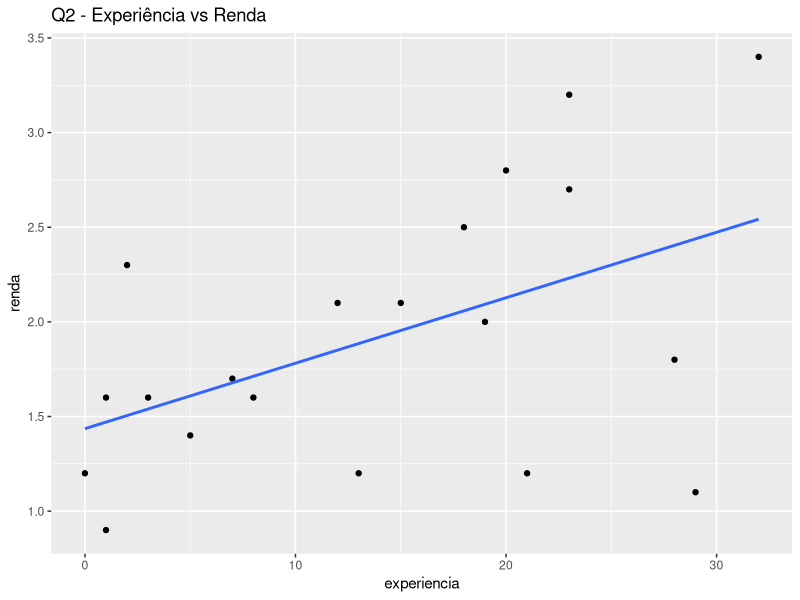
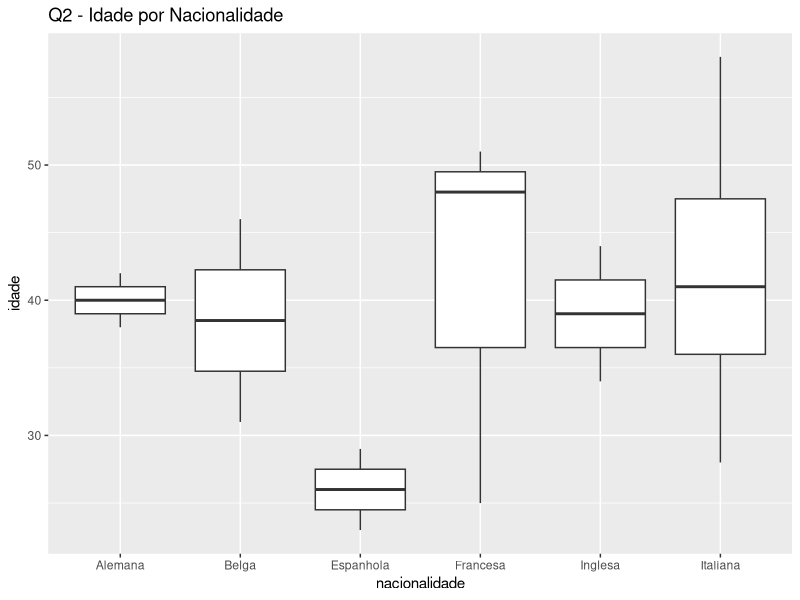
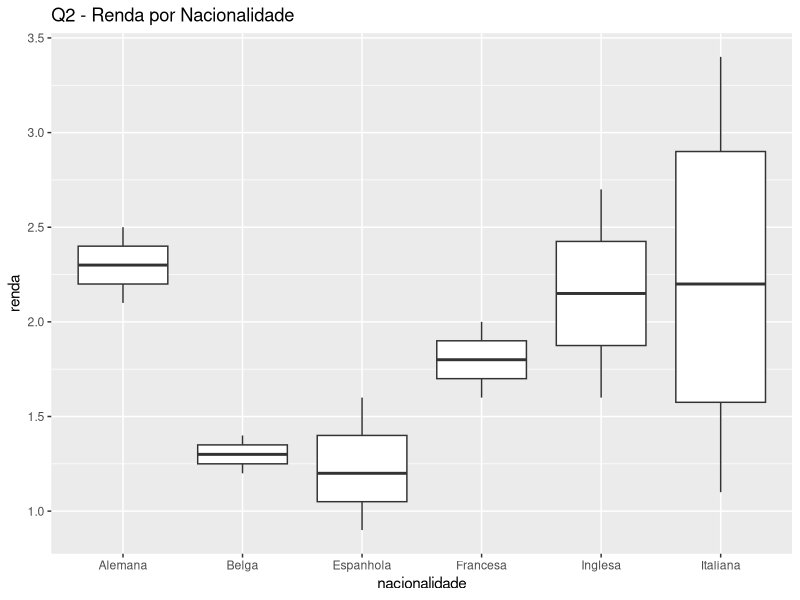

The R source for these figures, in order:
# Q2 — Seleção de candidatos
suppressPackageStartupMessages({ library(tidyverse) })
dir.create("figs", showWarnings = FALSE)

df <- tribble(
 ~idade, ~nacionalidade, ~renda, ~experiencia,
 28, "Italiana", 2.3,  2,
 34, "Inglesa",  1.6,  8,
 46, "Belga",    1.2, 21,
 26, "Espanhola",0.9,  1,
 37, "Italiana", 2.1, 15,
 29, "Espanhola",1.6,  3,
 51, "Francesa", 1.8, 28,
 31, "Belga",    1.4,  5,
 39, "Italiana", 1.2, 13,
 43, "Italiana", 2.8, 20,
 58, "Italiana", 3.4, 32,
 44, "Inglesa",  2.7, 23,
 25, "Francesa", 1.6,  1,
 23, "Espanhola",1.2,  0,
 52, "Italiana", 1.1, 29,
 42, "Alemana",  2.5, 18,
 48, "Francesa", 2.0, 19,
 33, "Italiana", 1.7,  7,
 38, "Alemana",  2.1, 12,
 46, "Italiana", 3.2, 23
)

res_geral <- df |> summarise(
  idade_media = mean(idade), idade_mediana = median(idade), idade_dp = sd(idade),
  renda_media = mean(renda), renda_mediana = median(renda), renda_dp = sd(renda),
  exp_media   = mean(experiencia), exp_mediana = median(experiencia), exp_dp = sd(experiencia)
)
print(res_geral)

res_nat <- df |> group_by(nacionalidade) |>
  summarise(renda_media = mean(renda), exp_media = mean(experiencia), .groups = "drop") |>
  arrange(desc(renda_media))
print(res_nat)

cor_exp_renda <- cor(df$experiencia, df$renda, method = "pearson")
cat("cor(exp, renda) =", cor_exp_renda, "\n")

g1 <- ggplot(df, aes(experiencia, renda)) +
  geom_point() + geom_smooth(method = "lm", se = FALSE) +
  ggtitle("Q2 - Experiência vs Renda")
ggsave("figs/q2_scatter.png", g1, width = 6, height = 4, dpi = 150)

g2 <- ggplot(df, aes(nacionalidade, idade)) + geom_boxplot() + ggtitle("Q2 - Idade por Nacionalidade")
ggsave("figs/q2_box_idade.png", g2, width = 6, height = 4, dpi = 150)

g3 <- ggplot(df, aes(nacionalidade, renda)) + geom_boxplot() + ggtitle("Q2 - Renda por Nacionalidade")
ggsave("figs/q2_box_renda.png", g3, width = 6, height = 4, dpi = 150)

selecionados <- df |> filter(experiencia >= 10, renda < 2.0) |> select(nacionalidade, idade)
print(selecionados)
